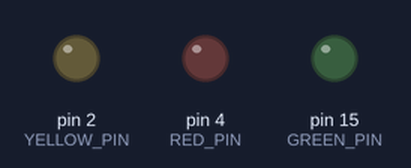
The sketch below on a simulated Arduino Uno, built with avr-gcc and run on an emulated ATmega328P. Shown: output pins drawn as LEDs (lit = HIGH).

Above: at 1.2 s.
At 5.0 s:
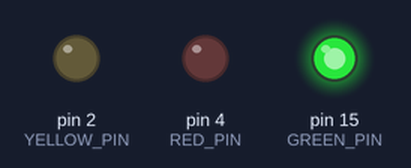
Timing chart, 0 to 13.1 s (numbered marks = the images above):
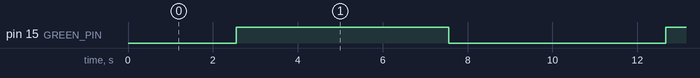

The sketch:

03_AnalogWrite_eric.ino
```cpp
// 讓綠燈(15腳)以三個狀態來改變亮度
// 0-不亮
// 50-中亮
// 100-全亮
// 每個亮度各一秒，重複不斷

const int GREEN_PIN = 15;
const int YELLOW_PIN = 2;
const int RED_PIN = 4;
const int LEVEL_MS = 1000;

void setup() {
  pinMode(GREEN_PIN, OUTPUT);
  pinMode(YELLOW_PIN, OUTPUT);
  pinMode(RED_PIN, OUTPUT);
}

void loop() {

  // int brightness = 0;
  // analogWrite(GREEN_PIN, map(brightness, 0, 100, 0, 255));
  // delay(LEVEL_MS);

  // brightness = 50;
  // analogWrite(GREEN_PIN, map(brightness, 0, 100, 0, 255));
  // delay(LEVEL_MS);

  // brightness = 100;
  // analogWrite(GREEN_PIN, map(brightness, 0, 100, 0, 255));
  // delay(LEVEL_MS);

  for (int brightness = 0; brightness <= 100; brightness++) {
    analogWrite(GREEN_PIN, map(brightness, 0, 100, 0, 255));
    delay(50);
  }

  for (int brightness = 100; brightness >= 0; brightness--) {
    analogWrite(GREEN_PIN, map(brightness, 0, 100, 0, 255));
    delay(50);
  }

}
```

Measured:
- by itself, pin 15 (GREEN_PIN): alternates HIGH for 5.0 s and LOW for 5.1 s
